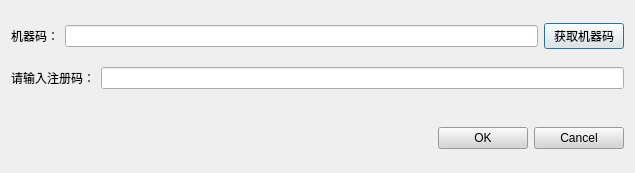
<?xml version="1.0" encoding="UTF-8"?>
<ui version="4.0">
 <class>Register</class>
 <widget class="QDialog" name="Register">
  <property name="geometry">
   <rect>
    <x>0</x>
    <y>0</y>
    <width>635</width>
    <height>173</height>
   </rect>
  </property>
  <property name="minimumSize">
   <size>
    <width>0</width>
    <height>0</height>
   </size>
  </property>
  <property name="maximumSize">
   <size>
    <width>16777215</width>
    <height>16777215</height>
   </size>
  </property>
  <property name="windowTitle">
   <string>软件注册</string>
  </property>
  <layout class="QVBoxLayout" name="verticalLayout_2">
   <item>
    <layout class="QVBoxLayout" name="verticalLayout">
     <item>
      <layout class="QHBoxLayout" name="horizontalLayout_3">
       <item>
        <widget class="QLabel" name="label_2">
         <property name="styleSheet">
          <string notr="true">font: 16pt &quot;Courier New&quot;;</string>
         </property>
         <property name="text">
          <string>机器码：</string>
         </property>
        </widget>
       </item>
       <item>
        <widget class="QLineEdit" name="etMachine">
         <property name="enabled">
          <bool>true</bool>
         </property>
         <property name="minimumSize">
          <size>
           <width>0</width>
           <height>0</height>
          </size>
         </property>
         <property name="maximumSize">
          <size>
           <width>16777215</width>
           <height>16777215</height>
          </size>
         </property>
         <property name="styleSheet">
          <string notr="true">font: 16pt &quot;Courier New&quot;;</string>
         </property>
         <property name="text">
          <string/>
         </property>
         <property name="maxLength">
          <number>32</number>
         </property>
        </widget>
       </item>
       <item>
        <widget class="QPushButton" name="btnMachine">
         <property name="styleSheet">
          <string notr="true">font: 16pt &quot;Courier New&quot;;</string>
         </property>
         <property name="text">
          <string>获取机器码</string>
         </property>
        </widget>
       </item>
      </layout>
     </item>
     <item>
      <layout class="QHBoxLayout" name="horizontalLayout">
       <item>
        <widget class="QLabel" name="label">
         <property name="styleSheet">
          <string notr="true">font: 16pt &quot;Courier New&quot;;</string>
         </property>
         <property name="text">
          <string>请输入注册码：</string>
         </property>
        </widget>
       </item>
       <item>
        <widget class="QLineEdit" name="etRegister">
         <property name="styleSheet">
          <string notr="true">font: 16pt &quot;Courier New&quot;;</string>
         </property>
         <property name="text">
          <string/>
         </property>
         <property name="maxLength">
          <number>19</number>
         </property>
        </widget>
       </item>
      </layout>
     </item>
     <item>
      <spacer name="horizontalSpacer_2">
       <property name="orientation">
        <enum>Qt::Horizontal</enum>
       </property>
       <property name="sizeHint" stdset="0">
        <size>
         <width>40</width>
         <height>20</height>
        </size>
       </property>
      </spacer>
     </item>
     <item>
      <layout class="QHBoxLayout" name="horizontalLayout_2">
       <item>
        <spacer name="horizontalSpacer">
         <property name="orientation">
          <enum>Qt::Horizontal</enum>
         </property>
         <property name="sizeHint" stdset="0">
          <size>
           <width>40</width>
           <height>20</height>
          </size>
         </property>
        </spacer>
       </item>
       <item>
        <widget class="QPushButton" name="btnOK">
         <property name="minimumSize">
          <size>
           <width>90</width>
           <height>0</height>
          </size>
         </property>
         <property name="maximumSize">
          <size>
           <width>90</width>
           <height>16777215</height>
          </size>
         </property>
         <property name="styleSheet">
          <string notr="true">font: 16pt &quot;Courier New&quot;;
background-color: rgb(212, 212, 212);</string>
         </property>
         <property name="text">
          <string>OK</string>
         </property>
        </widget>
       </item>
       <item>
        <widget class="QPushButton" name="btnCancel">
         <property name="minimumSize">
          <size>
           <width>90</width>
           <height>0</height>
          </size>
         </property>
         <property name="maximumSize">
          <size>
           <width>90</width>
           <height>16777215</height>
          </size>
         </property>
         <property name="styleSheet">
          <string notr="true">font: 16pt &quot;Courier New&quot;;
background-color: rgb(212, 212, 212);</string>
         </property>
         <property name="text">
          <string>Cancel</string>
         </property>
        </widget>
       </item>
      </layout>
     </item>
    </layout>
   </item>
  </layout>
 </widget>
 <resources/>
 <connections/>
</ui>
